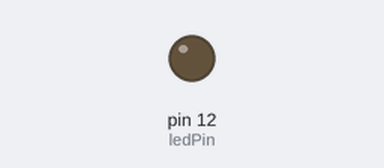
A sketch run on a simulated Arduino Uno, built with avr-gcc and run on an emulated ATmega328P. Parts: output pins drawn as LEDs (lit = HIGH).

Above: at 1.2 s.
At 8.4 s:
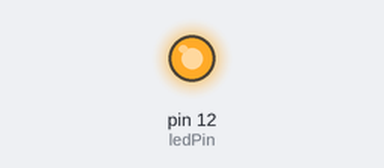
Timing chart, 0 to 8.7 s (numbered marks = the images above):
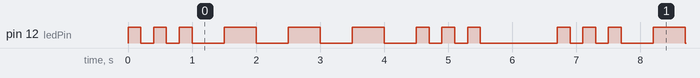

The sketch:

Project_02_morse_sos.ino
```cpp
int ledPin = 12;
int durations[] = {200, 200, 200, 500, 500, 500, 200, 200, 200};

void setup()                    // run once, when the sketch starts
{
  pinMode(ledPin, OUTPUT);      // sets the digital pin as output
}

void loop()                     // run over and over again
{
  for (int i = 0; i < 9; i++)
  {
    flash(durations[i]);
    if (i == 2)
    {
      delay(300);
    }
  }
  delay(1000);                  // wait 1 second before we start again
}

void flash(int duration)
{
  digitalWrite(ledPin, HIGH);
  delay(duration);
  digitalWrite(ledPin, LOW);
  delay(duration);
}
```

Measured:
- by itself, pin 12 (ledPin): repeats every 6.7 s: 2 × (LOW 0.20 s, HIGH 0.20 s), 3 × (LOW 0.50 s, HIGH 0.50 s), LOW 0.50 s, 2 × (HIGH 0.20 s, LOW 0.20 s), HIGH 0.20 s, LOW 1.2 s, HIGH 0.20 s
- by itself, everything shown: repeats every 6.7 s, in 18 steps
